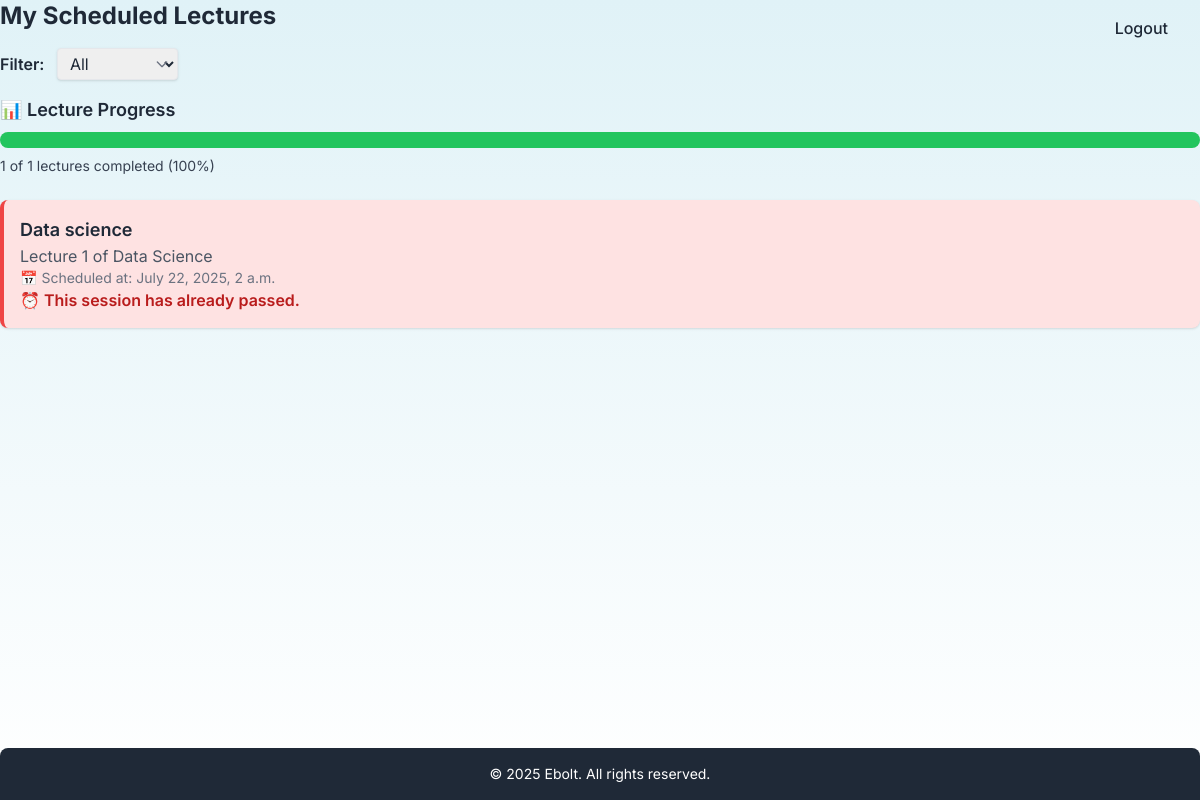
The app's page /my_lectures/ (signed in), older data.
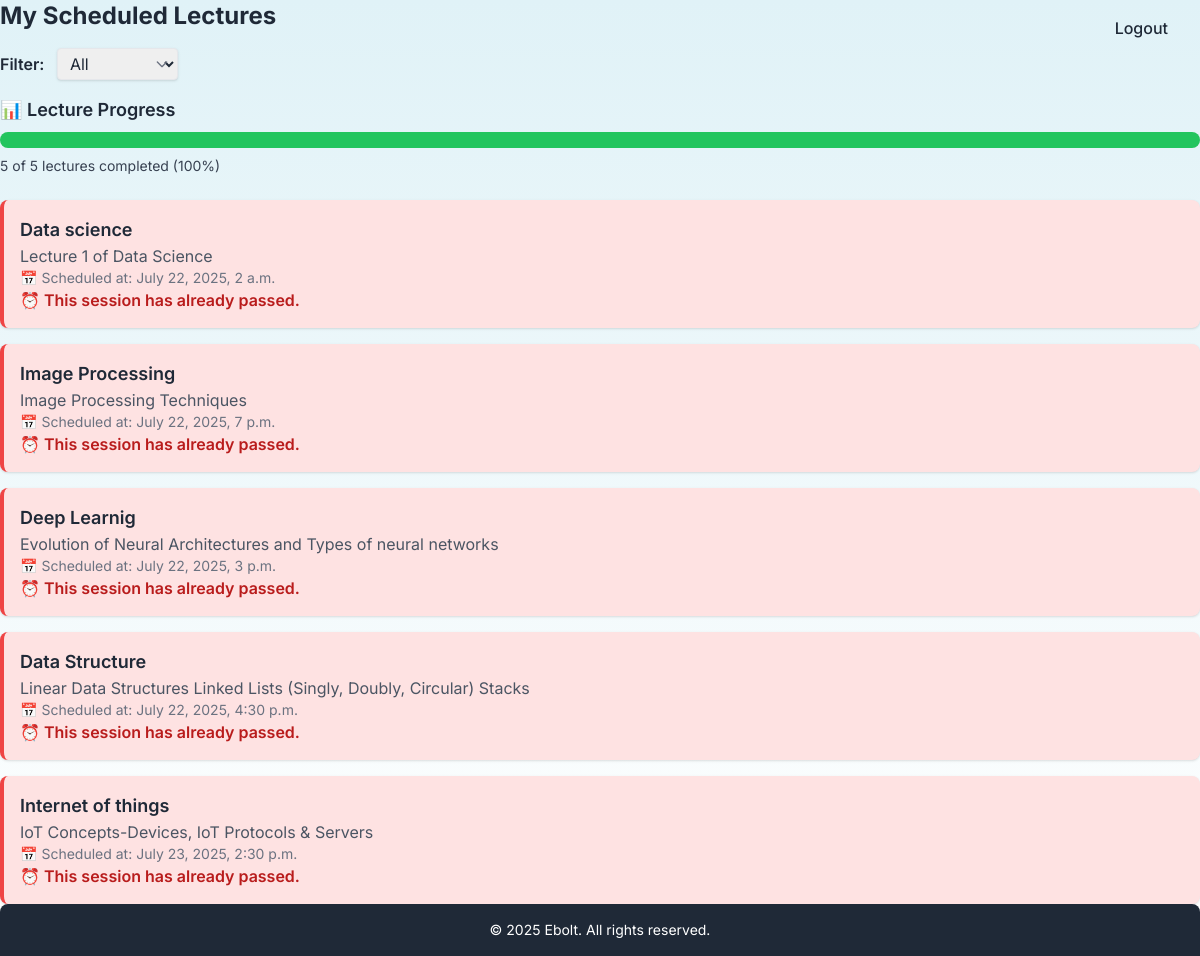
The same page, newer data.
### notes/models.py (models this page shows, shortened)
class Lecture(models.Model):
    user = models.ForeignKey(User, on_delete=models.CASCADE)
    title = models.CharField(max_length=200)
    description = models.TextField(blank=True)
    scheduled_at = models.DateTimeField()
    created_at = models.DateTimeField(auto_now_add=True)
    reminder_sent = models.BooleanField(default=False)

### notes/views.py (the view)
# urls.py: path('my_lectures/', views.my_lectures_view, name='my_lectures'),
@login_required
def my_lectures_view(request):
    now = timezone.now()
    reminder_window = now + timedelta(hours=24)
    filter_option = request.GET.get('filter', 'all')
    lectures = Lecture.objects.filter(user=request.user)
    if filter_option == 'upcoming':
        lectures = lectures.filter(scheduled_at__gte=now)
    elif filter_option == 'completed':
        lectures = lectures.filter(scheduled_at__lt=now)
    completed_count = lectures.filter(scheduled_at__lt=now).count()
    upcoming_count = lectures.filter(scheduled_at__gte=now).count()
    total = lectures.count()
    completed_percent = round((completed_count / total) * 100) if total > 0 else 0
    for lecture in lectures:
        if lecture.scheduled_at > now:
            delta = lecture.scheduled_at - now
            total_minutes = int(delta.total_seconds() / 60)
            hours = total_minutes // 60
            minutes = total_minutes % 60
            lecture.remaining_time = f"{hours} hours, {minutes} minutes"
        else:
            lecture.remaining_time = None
    return render(request, 'my_lectures.html', {
        'lectures': lectures,
        'now': now,
        'reminder_window': reminder_window,
        'completed_count': completed_count,
        'upcoming_count': upcoming_count,
        'completed_percent': completed_percent,
        'selected_filter': filter_option
    })

### notes/templates/my_lectures.html (shortened to what this page needs)
{% extends 'base.html' %}
{% block content %}
<h2 class="text-2xl font-bold mb-4">My Scheduled Lectures</h2>
{% if lectures %}
    <form method="get" class="mb-4 relative inline-block">
        <label for="filter" class="mr-2 font-semibold">Filter:</label>
        <select name="filter" id="filter" onchange="this.form.submit()" class="border px-2 py-1 rounded shadow">
            <option value="all" {% if selected_filter == 'all' %}selected{% endif %}>All</option>
        </select>
        <div class="pointer-events-none absolute inset-y-0 right-0 flex items-center px-2 text-gray-500">
        </div>
    </form>
    <div class="mb-6">
        <h3 class="text-lg font-semibold mb-2">📊 Lecture Progress</h3>
        <div class="w-full bg-gray-200 rounded-full h-4">
            <div class="bg-green-500 h-4 rounded-full transition-all duration-300"
                 style="width: {{ completed_percent }}%;"></div>
        </div>
        <p class="text-sm mt-2 text-gray-700">
            {{ completed_count }} of {{ lectures.count }} lectures completed ({{ completed_percent }}%)
        </p>
    </div>
    <ul class="space-y-4">
        {% for lecture in lectures %}
            {% if lecture.scheduled_at < now %}
                <li class="p-4 rounded-lg shadow bg-red-100 border-l-4 border-red-500">
                    <h3 class="text-lg font-semibold">{{ lecture.title }}</h3>
                    <p class="text-gray-600">{{ lecture.description }}</p>
                    <p class="text-sm text-gray-500">📅 Scheduled at: {{ lecture.scheduled_at }}</p>
                    <p class="text-red-700 font-semibold">⏰ This session has already passed.</p>
                </li>
            {% endif %}
        {% endfor %}
    </ul>
{% else %}
    <p>No lectures scheduled yet.</p>
{% endif %}
{% endblock %}

### notes/templates/base.html (shortened to what this page needs)
<!DOCTYPE html>
<html lang="en">
<head>
    <script src="https://cdn.tailwindcss.com"></script>
</head>
<body class="flex flex-col min-h-screen antialiased text-gray-800">
    <header class="absolute top-0 left-0 w-full px-8 py-4 flex justify-end items-center">
    <nav class="space-x-4">
        {% if user.is_authenticated %}
            <a href="{% url 'logout' %}" class="text-gray-800 hover:text-blue-600 font-medium">Logout</a>
        {% else %}
            <a href="{% url 'login' %}" class="text-gray-800 hover:text-blue-600 font-medium">Login</a>
            <a href="{% url 'register' %}" class="text-gray-800 hover:text-blue-600 font-medium">Register</a>
        {% endif %}
    </nav>
</header>
    <main class="flex-grow">
        {% block content %}
        {% endblock %}
    </main>
    <footer class="bg-gray-800 text-white p-4 text-center mt-auto rounded-t-lg">
        <p class="text-sm">&copy; 2025 Ebolt. All rights reserved.</p>
    </footer>
</body>
</html>

### notes/templates/base.html (style rules this page uses)
body { font-family: "Inter", sans-serif; background: linear-gradient(to bottom, #e0f2f7, #ffffff); }

Row changes from the older to the newer data that the page shows:
added Lecture: title "Image Processing", description "Image Processing Techniques", scheduled_at "July 22, 2025, 7 p.m."
added Lecture: title "Deep Learnig", description "Evolution of Neural Architectures and Types of neural networks", scheduled_at "July 22, 2025, 3 p.m."
added Lecture: title "Data Structure", description "Linear Data Structures Linked Lists (Singly, Doubly, Circular) Stacks", scheduled_at "July 22, 2025, 4:30 p.m."
added Lecture: title "Internet of things", description "IoT Concepts-Devices, IoT Protocols & Servers", scheduled_at "July 23, 2025, 2:30 p.m."
Text that changed along with them:
{{ completed_count }}: "1" → "5"
{{ lectures.count }}: "1" → "5"
